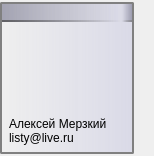
<?xml version="1.0" encoding="UTF-8"?>
<ui version="4.0">
 <class>incom</class>
 <widget class="QWidget" name="incom">
  <property name="geometry">
   <rect>
    <x>0</x>
    <y>0</y>
    <width>154</width>
    <height>156</height>
   </rect>
  </property>
  <property name="windowTitle">
   <string>Form</string>
  </property>
  <layout class="QHBoxLayout" name="horizontalLayout">
   <property name="spacing">
    <number>0</number>
   </property>
   <property name="margin">
    <number>0</number>
   </property>
   <item>
    <widget class="QGroupBox" name="groupBox">
     <property name="sizePolicy">
      <sizepolicy hsizetype="Preferred" vsizetype="Maximum">
       <horstretch>0</horstretch>
       <verstretch>0</verstretch>
      </sizepolicy>
     </property>
     <property name="styleSheet">
      <string notr="true">QGroupBox {
    background: qlineargradient(spread:pad, x1:0, y1:0, x2:1, y2:0, stop:0 rgba(255, 255, 255, 0), stop:1 rgba(104, 104, 190, 40));
    border: 2px solid gray;
    border-radius: 2px;
}</string>
     </property>
     <layout class="QGridLayout" name="gridLayout_3" rowstretch="0,0,1" columnstretch="0,1">
      <property name="margin">
       <number>0</number>
      </property>
      <property name="spacing">
       <number>0</number>
      </property>
      <item row="0" column="1">
       <widget class="QLabel" name="dateLabel">
        <property name="minimumSize">
         <size>
          <width>0</width>
          <height>18</height>
         </size>
        </property>
        <property name="font">
         <font>
          <pointsize>10</pointsize>
         </font>
        </property>
        <property name="toolTip">
         <string notr="true"/>
        </property>
        <property name="styleSheet">
         <string notr="true">QLabel {
	background: qlineargradient(spread:pad, x1:0, y1:0, x2:1, y2:0, stop:0 rgba(255, 255, 255, 0), stop:1 rgba(128, 128, 150, 175));
    border-bottom: 2px solid qlineargradient(spread:pad, x1:0, y1:0, x2:1, y2:0, stop:0 rgba(255, 255, 255, 0), stop:1 rgba(128, 128, 128, 175));
	padding: 0px;
}</string>
        </property>
        <property name="textFormat">
         <enum>Qt::PlainText</enum>
        </property>
        <property name="alignment">
         <set>Qt::AlignRight|Qt::AlignTrailing|Qt::AlignVCenter</set>
        </property>
        <property name="margin">
         <number>2</number>
        </property>
       </widget>
      </item>
      <item row="2" column="0">
       <widget class="QLabel" name="authorFullLabel">
        <property name="minimumSize">
         <size>
          <width>0</width>
          <height>50</height>
         </size>
        </property>
        <property name="font">
         <font>
          <pointsize>9</pointsize>
         </font>
        </property>
        <property name="accessibleDescription">
         <string notr="true"/>
        </property>
        <property name="styleSheet">
         <string notr="true">QLabel {
	padding: 4px;
}</string>
        </property>
        <property name="text">
         <string>Алексей Мерзкий
listy@live.ru</string>
        </property>
        <property name="textFormat">
         <enum>Qt::PlainText</enum>
        </property>
        <property name="alignment">
         <set>Qt::AlignBottom|Qt::AlignLeading|Qt::AlignLeft</set>
        </property>
       </widget>
      </item>
      <item row="1" column="1" rowspan="2">
       <widget class="QLabel" name="commentLabel">
        <property name="text">
         <string/>
        </property>
        <property name="textFormat">
         <enum>Qt::RichText</enum>
        </property>
        <property name="scaledContents">
         <bool>true</bool>
        </property>
        <property name="alignment">
         <set>Qt::AlignLeading|Qt::AlignLeft|Qt::AlignTop</set>
        </property>
        <property name="wordWrap">
         <bool>true</bool>
        </property>
        <property name="openExternalLinks">
         <bool>true</bool>
        </property>
        <property name="textInteractionFlags">
         <set>Qt::LinksAccessibleByMouse|Qt::TextSelectableByKeyboard|Qt::TextSelectableByMouse</set>
        </property>
       </widget>
      </item>
      <item row="1" column="0">
       <widget class="QLabel" name="authorPicLabel">
        <property name="minimumSize">
         <size>
          <width>120</width>
          <height>80</height>
         </size>
        </property>
        <property name="maximumSize">
         <size>
          <width>120</width>
          <height>120</height>
         </size>
        </property>
        <property name="text">
         <string>&lt;img src=&quot;D:/APS/OneDrive/Exam_(work_title)/root/admin/login/admin/icon/admin_icon_icon.png&quot;&gt;</string>
        </property>
        <property name="textFormat">
         <enum>Qt::RichText</enum>
        </property>
        <property name="alignment">
         <set>Qt::AlignHCenter|Qt::AlignTop</set>
        </property>
        <property name="margin">
         <number>2</number>
        </property>
       </widget>
      </item>
      <item row="0" column="0">
       <widget class="QLabel" name="authorLabel">
        <property name="minimumSize">
         <size>
          <width>0</width>
          <height>18</height>
         </size>
        </property>
        <property name="font">
         <font>
          <pointsize>10</pointsize>
          <weight>75</weight>
          <italic>false</italic>
          <bold>true</bold>
         </font>
        </property>
        <property name="styleSheet">
         <string notr="true">QLabel {
	background: qlineargradient(spread:pad, x1:0, y1:0, x2:1, y2:0, stop:0 rgba(128, 128, 150, 175), stop:1 rgba(64, 64,64, 0));
    border-bottom: 2px solid qlineargradient(spread:pad, x1:0, y1:0, x2:1, y2:0, stop:0 rgba(64, 64, 64, 175), stop:1 rgba(255, 255,255, 0));
	padding: 0px;
}</string>
        </property>
        <property name="textFormat">
         <enum>Qt::PlainText</enum>
        </property>
       </widget>
      </item>
     </layout>
    </widget>
   </item>
   <item>
    <spacer name="horizontalSpacer">
     <property name="orientation">
      <enum>Qt::Horizontal</enum>
     </property>
     <property name="sizeType">
      <enum>QSizePolicy::Minimum</enum>
     </property>
     <property name="sizeHint" stdset="0">
      <size>
       <width>20</width>
       <height>20</height>
      </size>
     </property>
    </spacer>
   </item>
  </layout>
 </widget>
 <resources/>
 <connections/>
</ui>
